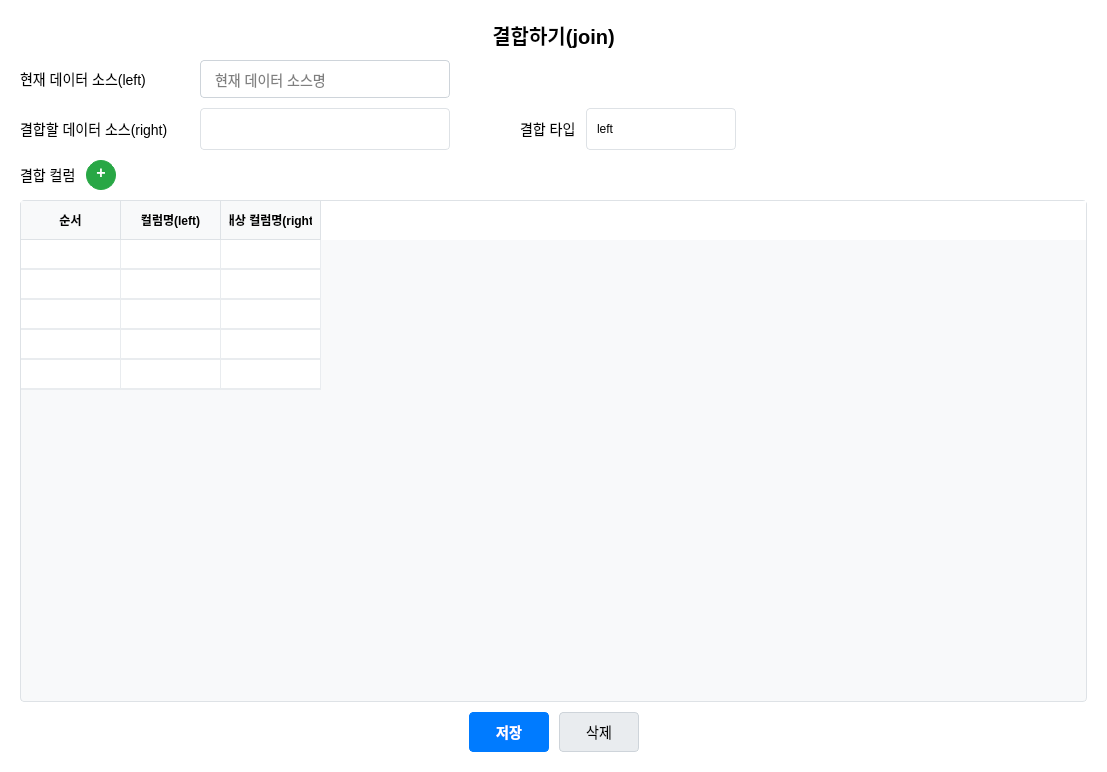
<?xml version="1.0" encoding="UTF-8"?>
<ui version="4.0">
 <class>JoinWidget</class>
 <widget class="QWidget" name="JoinWidget">
  <property name="geometry">
   <rect>
    <x>0</x>
    <y>0</y>
    <width>1107</width>
    <height>772</height>
   </rect>
  </property>
  <property name="styleSheet">
   <string notr="true">QWidget {
    background: white;
}
QLabel {
    color: #000000;
    font-size: 14px;
    background-color: transparent;
}
QLineEdit {
    padding: 8px 12px;
    border: 1px solid #ced4da;
    border-radius: 4px;
    background-color: #ffffff;
    font-size: 14px;
    min-height: 20px;
    color: #000000;
}
QLineEdit:focus {
    border: 1px solid #80bdff;
    outline: 0;
}
QLineEdit[readOnly=&quot;true&quot;] {
    background-color: #f8f9fa;
    color: #6c757d;
}
QPushButton {
    color: #000000;
    background-color: #e9ecef;
    border: 1px solid #ced4da;
    padding: 8px;
    border-radius: 4px;
    font-size: 14px;
}
QPushButton:hover {
    background-color: #dee2e6;
}
QPushButton#save_button {
    color: #fff;
    background-color: #007bff;
    border-color: #007bff;
    font-weight: bold;
}
QPushButton#save_button:hover {
    color: #fff;
    background-color: #0069d9;
    border-color: #0062cc;
}
QPushButton#save_button:pressed {
    background-color: #0062cc;
    border-color: #005cbf;
}
QComboBox {
    background-color: white;
    border: 1px solid #dee2e6;
    border-radius: 4px;
    padding: 5px 10px;
    min-height: 30px;
    color: #000000;
}
QComboBox:focus {
    border: 1px solid #339af0;
}
QComboBox::drop-down {
    subcontrol-origin: padding;
    subcontrol-position: center right;
    width: 30px;
    border: none;
}
QComboBox::down-arrow {
    image: url(src/ui/resources/images/down-arrow-svgrepo-com.svg);
    width: 10px;
    height: 10px;
    margin-right: 1px;
}
QComboBox QAbstractItemView {
    background-color: white;
    border: 1px solid #dee2e6;
    border-radius: 4px;
    outline: none;
    selection-background-color: #e9ecef;
    selection-color: #000;
}
QComboBox QAbstractItemView::item {
    padding: 8px 20px;
    color: #000000;
}
QComboBox QAbstractItemView::item:selected {
    background-color: #e9ecef;
    color: #000;
}
QTableWidget {
    background-color: #f8f9fa;
    border: 1px solid #dee2e6;
    border-radius: 4px;
    gridline-color: #e9ecef;
    color: #000000;
}
QTableWidget::item {
    padding: 4px;
    border-bottom: 1px solid #e9ecef;
    color: #000000;
    background-color: white;
}
QTableWidget::item:selected {
    background-color: #e7f5ff;
    color: #000000;
}
QTableWidget::item:focus {
    outline: none;
    border: none;
    background: #e7f5ff;
    color: #000000;
}
QHeaderView::section {
    background-color: #f8f9fa;
    color: #000000;
    padding: 8px;
    border: none;
    border-right: 1px solid #dee2e6;
    border-bottom: 1px solid #dee2e6;
    font-weight: bold;
}
QScrollBar:vertical {
    border: none;
    background: #f8f9fa;
    width: 10px;
    margin: 0px;
}
QScrollBar::handle:vertical {
    background: #dee2e6;
    min-height: 20px;
    border-radius: 5px;
}
QScrollBar::handle:vertical:hover {
    background: #adb5bd;
}
QScrollBar::add-line:vertical, QScrollBar::sub-line:vertical {
    height: 0px;
}
QScrollBar::add-page:vertical, QScrollBar::sub-page:vertical {
    background: none;
}
QScrollBar:horizontal {
    border: none;
    background: #f8f9fa;
    height: 10px;
    margin: 0px;
}
QScrollBar::handle:horizontal {
    background: #dee2e6;
    min-width: 20px;
    border-radius: 5px;
}
QScrollBar::handle:horizontal:hover {
    background: #adb5bd;
}
QScrollBar::add-line:horizontal, QScrollBar::sub-line:horizontal {
    width: 0px;
}
QScrollBar::add-page:horizontal, QScrollBar::sub-page:horizontal {
    background: none;
}</string>
  </property>
  <layout class="QVBoxLayout" name="verticalLayout">
   <property name="spacing">
    <number>10</number>
   </property>
   <property name="leftMargin">
    <number>20</number>
   </property>
   <property name="topMargin">
    <number>20</number>
   </property>
   <property name="rightMargin">
    <number>20</number>
   </property>
   <property name="bottomMargin">
    <number>20</number>
   </property>
   <item>
    <widget class="QLabel" name="title_label">
     <property name="styleSheet">
      <string notr="true">font-size: 20px;
font-weight: bold;
color: #000000;
background-color: transparent;</string>
     </property>
     <property name="text">
      <string>결합하기(join)</string>
     </property>
     <property name="alignment">
      <set>Qt::AlignmentFlag::AlignCenter</set>
     </property>
    </widget>
   </item>
   <item>
    <layout class="QHBoxLayout" name="datasource_layout">
     <item>
      <widget class="QLabel" name="current_datasource_label">
       <property name="minimumSize">
        <size>
         <width>170</width>
         <height>0</height>
        </size>
       </property>
       <property name="styleSheet">
        <string notr="true">color: #000;</string>
       </property>
       <property name="text">
        <string>현재 데이터 소스(left)</string>
       </property>
      </widget>
     </item>
     <item>
      <widget class="QLineEdit" name="current_datasource_line">
       <property name="minimumSize">
        <size>
         <width>250</width>
         <height>38</height>
        </size>
       </property>
       <property name="maximumSize">
        <size>
         <width>250</width>
         <height>16777215</height>
        </size>
       </property>
       <property name="styleSheet">
        <string notr="true">color: #000;</string>
       </property>
       <property name="readOnly">
        <bool>true</bool>
       </property>
       <property name="placeholderText">
        <string>현재 데이터 소스명</string>
       </property>
      </widget>
     </item>
     <item>
      <spacer name="horizontalSpacer_3">
       <property name="orientation">
        <enum>Qt::Orientation::Horizontal</enum>
       </property>
       <property name="sizeHint" stdset="0">
        <size>
         <width>40</width>
         <height>20</height>
        </size>
       </property>
      </spacer>
     </item>
    </layout>
   </item>
   <item>
    <layout class="QHBoxLayout" name="join_datasource_layout">
     <item>
      <widget class="QLabel" name="join_datasource_label">
       <property name="minimumSize">
        <size>
         <width>170</width>
         <height>0</height>
        </size>
       </property>
       <property name="styleSheet">
        <string notr="true">color: #000;</string>
       </property>
       <property name="text">
        <string>결합할 데이터 소스(right)</string>
       </property>
      </widget>
     </item>
     <item>
      <widget class="QComboBox" name="join_datasource_combo">
       <property name="minimumSize">
        <size>
         <width>250</width>
         <height>42</height>
        </size>
       </property>
       <property name="styleSheet">
        <string notr="true">QComboBox {
    background-color: white;
    border: 1px solid #dee2e6;
    border-radius: 4px;
    padding: 5px 10px;
    min-height: 30px;
    color: #000000;
}
QComboBox:focus {
    border: 1px solid #339af0;
}
QComboBox::drop-down {
    subcontrol-origin: padding;
    subcontrol-position: center right;
    width: 30px;
    border: none;
}
QComboBox::down-arrow {
    image: url(src/ui/resources/images/down-arrow-svgrepo-com.svg);
    width: 10px;
    height: 10px;
    margin-right: 1px;
}
QComboBox QAbstractItemView {
    background-color: white;
    border: 1px solid #dee2e6;
    border-radius: 4px;
    outline: none;
    selection-background-color: #e9ecef;
    selection-color: #000;
}
QComboBox QAbstractItemView::item {
    padding: 8px 20px;
    color: #000000;
}
QComboBox QAbstractItemView::item:selected {
    background-color: #e9ecef;
    color: #000;
}</string>
       </property>
      </widget>
     </item>
     <item>
      <spacer name="horizontalSpacer_6">
       <property name="orientation">
        <enum>Qt::Orientation::Horizontal</enum>
       </property>
       <property name="sizeType">
        <enum>QSizePolicy::Policy::Fixed</enum>
       </property>
       <property name="sizeHint" stdset="0">
        <size>
         <width>60</width>
         <height>20</height>
        </size>
       </property>
      </spacer>
     </item>
     <item>
      <widget class="QLabel" name="join_type_label">
       <property name="styleSheet">
        <string notr="true">color: #000;</string>
       </property>
       <property name="text">
        <string>결합 타입</string>
       </property>
      </widget>
     </item>
     <item>
      <widget class="QComboBox" name="join_type_combo">
       <property name="minimumSize">
        <size>
         <width>150</width>
         <height>42</height>
        </size>
       </property>
       <property name="styleSheet">
        <string notr="true">QComboBox {
    background-color: white;
    border: 1px solid #dee2e6;
    border-radius: 4px;
    padding: 5px 10px;
    min-height: 30px;
    color: #000000;
}
QComboBox:focus {
    border: 1px solid #339af0;
}
QComboBox::drop-down {
    subcontrol-origin: padding;
    subcontrol-position: center right;
    width: 30px;
    border: none;
}
QComboBox::down-arrow {
    image: url(src/ui/resources/images/down-arrow-svgrepo-com.svg);
    width: 10px;
    height: 10px;
    margin-right: 1px;
}
QComboBox QAbstractItemView {
    background-color: white;
    border: 1px solid #dee2e6;
    border-radius: 4px;
    outline: none;
    selection-background-color: #e9ecef;
    selection-color: #000;
}
QComboBox QAbstractItemView::item {
    padding: 8px 20px;
    color: #000000;
}
QComboBox QAbstractItemView::item:selected {
    background-color: #e9ecef;
    color: #000;
}</string>
       </property>
       <item>
        <property name="text">
         <string>left</string>
        </property>
       </item>
       <item>
        <property name="text">
         <string>right</string>
        </property>
       </item>
       <item>
        <property name="text">
         <string>inner</string>
        </property>
       </item>
       <item>
        <property name="text">
         <string>outer</string>
        </property>
       </item>
      </widget>
     </item>
     <item>
      <spacer name="horizontalSpacer_4">
       <property name="orientation">
        <enum>Qt::Orientation::Horizontal</enum>
       </property>
       <property name="sizeHint" stdset="0">
        <size>
         <width>40</width>
         <height>20</height>
        </size>
       </property>
      </spacer>
     </item>
    </layout>
   </item>
   <item>
    <layout class="QHBoxLayout" name="join_columns_header_layout">
     <item>
      <widget class="QLabel" name="join_columns_label">
       <property name="styleSheet">
        <string notr="true">color: #000;</string>
       </property>
       <property name="text">
        <string>결합 컬럼</string>
       </property>
      </widget>
     </item>
     <item>
      <widget class="QPushButton" name="add_column_button">
       <property name="minimumSize">
        <size>
         <width>30</width>
         <height>30</height>
        </size>
       </property>
       <property name="maximumSize">
        <size>
         <width>30</width>
         <height>30</height>
        </size>
       </property>
       <property name="styleSheet">
        <string notr="true">QPushButton {
    background-color: #28a745;
    border: 1px solid #28a745;
    border-radius: 15px;
    color: white;
    font-size: 16px;
    font-weight: bold;
	padding-top: 2px;
}
QPushButton:hover {
    background-color: #218838;
    border-color: #1e7e34;
}</string>
       </property>
       <property name="text">
        <string>+</string>
       </property>
      </widget>
     </item>
     <item>
      <spacer name="horizontalSpacer_5">
       <property name="orientation">
        <enum>Qt::Orientation::Horizontal</enum>
       </property>
       <property name="sizeHint" stdset="0">
        <size>
         <width>40</width>
         <height>20</height>
        </size>
       </property>
      </spacer>
     </item>
    </layout>
   </item>
   <item>
    <widget class="QTableWidget" name="join_columns_table">
     <property name="sizePolicy">
      <sizepolicy hsizetype="Expanding" vsizetype="Expanding">
       <horstretch>0</horstretch>
       <verstretch>1</verstretch>
      </sizepolicy>
     </property>
     <property name="minimumSize">
      <size>
       <width>0</width>
       <height>0</height>
      </size>
     </property>
     <property name="editTriggers">
      <set>QAbstractItemView::EditTrigger::NoEditTriggers</set>
     </property>
     <property name="alternatingRowColors">
      <bool>false</bool>
     </property>
     <property name="selectionMode">
      <enum>QAbstractItemView::SelectionMode::NoSelection</enum>
     </property>
     <property name="rowCount">
      <number>5</number>
     </property>
     <property name="columnCount">
      <number>3</number>
     </property>
     <attribute name="horizontalHeaderVisible">
      <bool>true</bool>
     </attribute>
     <attribute name="horizontalHeaderCascadingSectionResizes">
      <bool>false</bool>
     </attribute>
     <attribute name="horizontalHeaderShowSortIndicator" stdset="0">
      <bool>false</bool>
     </attribute>
     <attribute name="horizontalHeaderStretchLastSection">
      <bool>false</bool>
     </attribute>
     <attribute name="verticalHeaderVisible">
      <bool>false</bool>
     </attribute>
     <attribute name="verticalHeaderCascadingSectionResizes">
      <bool>false</bool>
     </attribute>
     <attribute name="verticalHeaderShowSortIndicator" stdset="0">
      <bool>false</bool>
     </attribute>
     <attribute name="verticalHeaderStretchLastSection">
      <bool>false</bool>
     </attribute>
     <row/>
     <row/>
     <row/>
     <row/>
     <row/>
     <column>
      <property name="text">
       <string>순서</string>
      </property>
     </column>
     <column>
      <property name="text">
       <string>컬럼명(left)</string>
      </property>
     </column>
     <column>
      <property name="text">
       <string>대상 컬럼명(right)</string>
      </property>
     </column>
    </widget>
   </item>
   <item>
    <layout class="QHBoxLayout" name="buttonLayout">
     <item>
      <spacer name="horizontalSpacer">
       <property name="orientation">
        <enum>Qt::Orientation::Horizontal</enum>
       </property>
       <property name="sizeHint" stdset="0">
        <size>
         <width>40</width>
         <height>20</height>
        </size>
       </property>
      </spacer>
     </item>
     <item>
      <widget class="QPushButton" name="save_button">
       <property name="minimumSize">
        <size>
         <width>80</width>
         <height>0</height>
        </size>
       </property>
       <property name="styleSheet">
        <string notr="true">QPushButton {
    color: #000000;
    background-color: #e9ecef;
    border: 1px solid #ced4da;
    padding: 8px;
    border-radius: 4px;
    font-size: 14px;
}
QPushButton:hover {
    background-color: #dee2e6;
}
QPushButton#save_button {
    color: #fff;
    background-color: #007bff;
    border-color: #007bff;
    font-weight: bold;
}
QPushButton#save_button:hover {
    color: #fff;
    background-color: #0069d9;
    border-color: #0062cc;
}
QPushButton#save_button:pressed {
    background-color: #0062cc;
    border-color: #005cbf;
}</string>
       </property>
       <property name="text">
        <string>저장</string>
       </property>
      </widget>
     </item>
     <item>
      <widget class="QPushButton" name="delete_btn">
       <property name="minimumSize">
        <size>
         <width>80</width>
         <height>0</height>
        </size>
       </property>
       <property name="styleSheet">
        <string notr="true">QPushButton {
    color: #000000;
    background-color: #e9ecef;
    border: 1px solid #ced4da;
    padding: 8px;
    border-radius: 4px;
    font-size: 14px;
}
QPushButton:hover {
    background-color: #dee2e6;
}
QPushButton#save_button {
    color: #fff;
    background-color: #007bff;
    border-color: #007bff;
    font-weight: bold;
}
QPushButton#save_button:hover {
    color: #fff;
    background-color: #0069d9;
    border-color: #0062cc;
}
QPushButton#save_button:pressed {
    background-color: #0062cc;
    border-color: #005cbf;
}</string>
       </property>
       <property name="text">
        <string>삭제</string>
       </property>
      </widget>
     </item>
     <item>
      <spacer name="horizontalSpacer_2">
       <property name="orientation">
        <enum>Qt::Orientation::Horizontal</enum>
       </property>
       <property name="sizeHint" stdset="0">
        <size>
         <width>40</width>
         <height>20</height>
        </size>
       </property>
      </spacer>
     </item>
    </layout>
   </item>
  </layout>
 </widget>
 <resources/>
 <connections/>
</ui>
